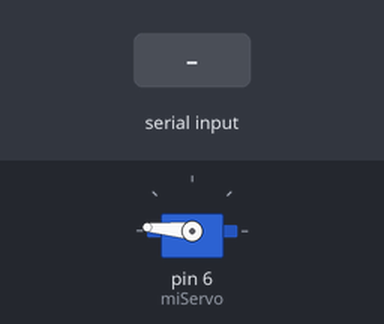
Bench run of a sketch on a simulated Arduino Uno, built with avr-gcc and run on an emulated ATmega328P. Shown: servo. Inputs (shaded band) come from the test bench.

Above: at 1.2 s.
1.3 s: "A" received over the second serial link
At 1.7 s:
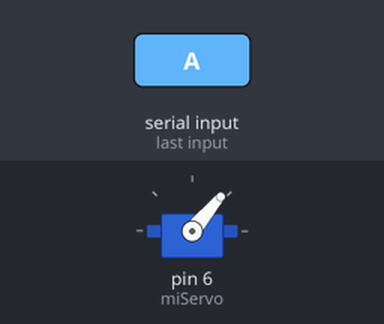
Timing chart, 0 to 4.3 s (numbered marks = the images above; inputs shaded):
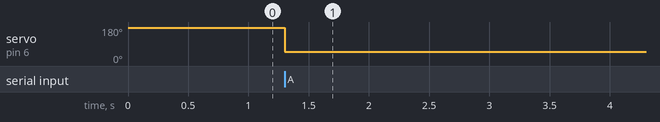

Measured:
- after the input at 1.3 s, servo on pin 6 (miServo): 175° → 50° at once

The sketch:

Receptor_Beta.ino
```cpp
 /* TR Mà artificial. Versió alfa (probes) 2018-19
https://tecnologicsib.wixsite.com/artificialhandtr/blog/programa-del-receptor-versi%C3%B3-alfa */
#include <SoftwareSerial.h>
SoftwareSerial BT(10,11);
#include <Servo.h>

// valors amb que treballem:
int posicio1 = 175;   // posició servo dits en repos
int posicio2 = 50;  // posició servo dits agarre
int posicio_servo = posicio1;  // per desar la posició en que estan els servos en cada moment
char dada_rebuda;  // per desar la dada rebuda per bluetooth
bool estat_ma = false;  // 0 (servos quiets) / 1 (servos en moviment)
Servo miServo;  // objecte relacionat amb la llibreria Servo

void setup()
{
  BT.begin(9600);  // inici comuniació sèrie
    miServo.attach(6);  // activació del pin dels servos
    miServo.write(posicio1);  // posicionament inicial (dits en repós)
}

void loop()
{
    // Només si es reben dades pel port sèrie, si aquestes tenen el valor definit (A), s'invertirà el valor de estat_ma (de fals a veritable o de veritable a fals):
    if (BT.available() > 0)
    {
      dada_rebuda = BT.read();  // Definir el valor de la variable com el del que es rebi pel port sèrie
      if (dada_rebuda == 'A') {estat_ma = !estat_ma;}
    }

    // Els servos només s'han de moure quan es rebi la dada procedent del sensor (estat_ma sigui veritable):
    if (estat_ma == true)
    {
        // Els servos ha de canviar de posició. el valor de posicio_servo s'ha d'actualitzar:
        if (posicio_servo == posicio1)
        {
            miServo.write(posicio2);
            posicio_servo = posicio2;
            // Serial.println ("vaig a P2");  // per comprovació per consola. desactivat
        }
        else if (posicio_servo == posicio2)
        {
            miServo.write(posicio1);
            posicio_servo = posicio1;
            // Serial.println ("vaig a P1");  // per comprovació per consola. desactivat
        }

        // Deixem temps per que els servos vagin a la nova posició abans de tornar a fer fals l'estat_ma per que els servos no intentin tornar a poscionar-se
        delay(100);
        estat_ma = false;
    }
}
```
